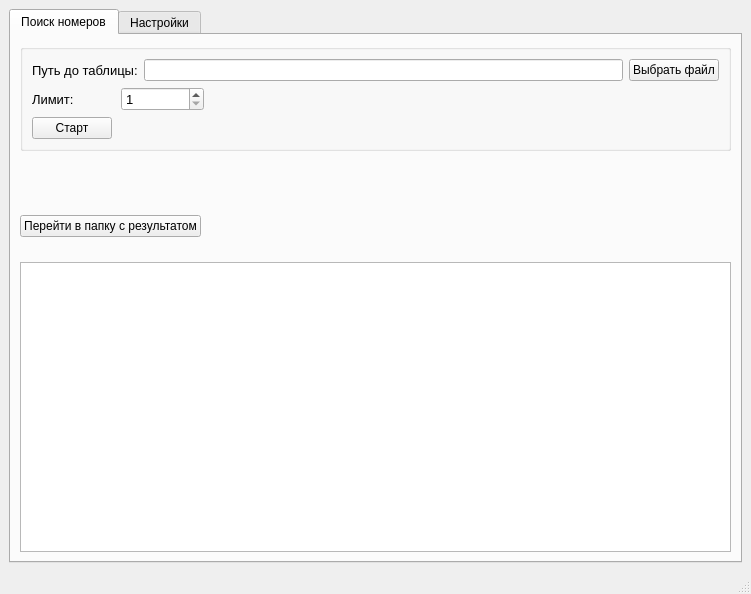
<?xml version="1.0" encoding="UTF-8"?>
<ui version="4.0">
 <class>MainWindow</class>
 <widget class="QMainWindow" name="MainWindow">
  <property name="geometry">
   <rect>
    <x>0</x>
    <y>0</y>
    <width>751</width>
    <height>594</height>
   </rect>
  </property>
  <property name="windowTitle">
   <string>MainWindow</string>
  </property>
  <widget class="QWidget" name="centralwidget">
   <layout class="QGridLayout" name="gridLayout_2">
    <item row="0" column="0">
     <widget class="QTabWidget" name="tabWidget">
      <property name="currentIndex">
       <number>0</number>
      </property>
      <widget class="QWidget" name="tab">
       <attribute name="title">
        <string>Поиск номеров</string>
       </attribute>
       <layout class="QGridLayout" name="gridLayout_3">
        <item row="0" column="0">
         <layout class="QVBoxLayout" name="verticalLayout_2" stretch="5,3,1,1,15">
          <item>
           <widget class="QGroupBox" name="groupBox">
            <property name="title">
             <string/>
            </property>
            <layout class="QGridLayout" name="gridLayout">
             <item row="0" column="0">
              <layout class="QHBoxLayout" name="horizontalLayout">
               <item>
                <widget class="QLabel" name="label_2">
                 <property name="font">
                  <font>
                   <pointsize>10</pointsize>
                  </font>
                 </property>
                 <property name="text">
                  <string>Путь до таблицы:</string>
                 </property>
                </widget>
               </item>
               <item>
                <widget class="QLineEdit" name="Path_lineEdit">
                 <property name="readOnly">
                  <bool>true</bool>
                 </property>
                </widget>
               </item>
               <item>
                <widget class="QPushButton" name="FileBrowse_Button">
                 <property name="text">
                  <string>Выбрать файл</string>
                 </property>
                 <property name="icon">
                  <iconset theme="QIcon::ThemeIcon::DocumentPageSetup"/>
                 </property>
                </widget>
               </item>
              </layout>
             </item>
             <item row="1" column="0">
              <layout class="QHBoxLayout" name="horizontalLayout_4" stretch="1,3">
               <item>
                <layout class="QVBoxLayout" name="verticalLayout">
                 <item>
                  <spacer name="verticalSpacer_4">
                   <property name="orientation">
                    <enum>Qt::Orientation::Vertical</enum>
                   </property>
                   <property name="sizeHint" stdset="0">
                    <size>
                     <width>20</width>
                     <height>17</height>
                    </size>
                   </property>
                  </spacer>
                 </item>
                 <item>
                  <layout class="QHBoxLayout" name="horizontalLayout_2">
                   <item>
                    <widget class="QLabel" name="label">
                     <property name="font">
                      <font>
                       <pointsize>10</pointsize>
                      </font>
                     </property>
                     <property name="text">
                      <string>Лимит:</string>
                     </property>
                    </widget>
                   </item>
                   <item>
                    <widget class="QSpinBox" name="Limit_spinBox">
                     <property name="font">
                      <font>
                       <pointsize>10</pointsize>
                      </font>
                     </property>
                     <property name="minimum">
                      <number>1</number>
                     </property>
                     <property name="maximum">
                      <number>9999</number>
                     </property>
                     <property name="value">
                      <number>1</number>
                     </property>
                    </widget>
                   </item>
                  </layout>
                 </item>
                 <item>
                  <spacer name="verticalSpacer_3">
                   <property name="orientation">
                    <enum>Qt::Orientation::Vertical</enum>
                   </property>
                   <property name="sizeHint" stdset="0">
                    <size>
                     <width>20</width>
                     <height>17</height>
                    </size>
                   </property>
                  </spacer>
                 </item>
                 <item>
                  <layout class="QHBoxLayout" name="horizontalLayout_3">
                   <item>
                    <widget class="QPushButton" name="Start_Button">
                     <property name="text">
                      <string>Старт</string>
                     </property>
                    </widget>
                   </item>
                   <item>
                    <spacer name="horizontalSpacer">
                     <property name="orientation">
                      <enum>Qt::Orientation::Horizontal</enum>
                     </property>
                     <property name="sizeHint" stdset="0">
                      <size>
                       <width>40</width>
                       <height>20</height>
                      </size>
                     </property>
                    </spacer>
                   </item>
                  </layout>
                 </item>
                </layout>
               </item>
               <item>
                <spacer name="horizontalSpacer_3">
                 <property name="orientation">
                  <enum>Qt::Orientation::Horizontal</enum>
                 </property>
                 <property name="sizeHint" stdset="0">
                  <size>
                   <width>40</width>
                   <height>20</height>
                  </size>
                 </property>
                </spacer>
               </item>
              </layout>
             </item>
            </layout>
           </widget>
          </item>
          <item>
           <spacer name="verticalSpacer">
            <property name="orientation">
             <enum>Qt::Orientation::Vertical</enum>
            </property>
            <property name="sizeHint" stdset="0">
             <size>
              <width>20</width>
              <height>40</height>
             </size>
            </property>
           </spacer>
          </item>
          <item>
           <layout class="QHBoxLayout" name="horizontalLayout_5">
            <item>
             <widget class="QPushButton" name="ToDir_Button">
              <property name="text">
               <string>Перейти в папку с результатом</string>
              </property>
              <property name="icon">
               <iconset theme="folder-open"/>
              </property>
             </widget>
            </item>
            <item>
             <spacer name="horizontalSpacer_2">
              <property name="orientation">
               <enum>Qt::Orientation::Horizontal</enum>
              </property>
              <property name="sizeHint" stdset="0">
               <size>
                <width>40</width>
                <height>20</height>
               </size>
              </property>
             </spacer>
            </item>
           </layout>
          </item>
          <item>
           <spacer name="verticalSpacer_2">
            <property name="orientation">
             <enum>Qt::Orientation::Vertical</enum>
            </property>
            <property name="sizeHint" stdset="0">
             <size>
              <width>20</width>
              <height>40</height>
             </size>
            </property>
           </spacer>
          </item>
          <item>
           <widget class="QTextBrowser" name="Logs_textBrowser"/>
          </item>
         </layout>
        </item>
       </layout>
      </widget>
      <widget class="QWidget" name="tab_2">
       <attribute name="title">
        <string>Настройки</string>
       </attribute>
       <layout class="QGridLayout" name="gridLayout_9">
        <item row="1" column="2">
         <spacer name="horizontalSpacer_5">
          <property name="orientation">
           <enum>Qt::Orientation::Horizontal</enum>
          </property>
          <property name="sizeHint" stdset="0">
           <size>
            <width>196</width>
            <height>20</height>
           </size>
          </property>
         </spacer>
        </item>
        <item row="0" column="1">
         <spacer name="verticalSpacer_6">
          <property name="orientation">
           <enum>Qt::Orientation::Vertical</enum>
          </property>
          <property name="sizeType">
           <enum>QSizePolicy::Policy::Minimum</enum>
          </property>
          <property name="sizeHint" stdset="0">
           <size>
            <width>20</width>
            <height>30</height>
           </size>
          </property>
         </spacer>
        </item>
        <item row="3" column="1">
         <spacer name="verticalSpacer_5">
          <property name="orientation">
           <enum>Qt::Orientation::Vertical</enum>
          </property>
          <property name="sizeHint" stdset="0">
           <size>
            <width>20</width>
            <height>166</height>
           </size>
          </property>
         </spacer>
        </item>
        <item row="1" column="1">
         <layout class="QGridLayout" name="gridLayout_8">
          <item row="0" column="0">
           <widget class="QGroupBox" name="groupBox_2">
            <property name="font">
             <font>
              <pointsize>12</pointsize>
              <bold>true</bold>
             </font>
            </property>
            <property name="title">
             <string>Telegram</string>
            </property>
            <layout class="QGridLayout" name="gridLayout_7">
             <item row="0" column="0">
              <layout class="QGridLayout" name="gridLayout_6">
               <item row="0" column="0">
                <widget class="QLabel" name="label_3">
                 <property name="font">
                  <font>
                   <pointsize>11</pointsize>
                   <italic>false</italic>
                   <bold>false</bold>
                  </font>
                 </property>
                 <property name="text">
                  <string>App api_id:</string>
                 </property>
                </widget>
               </item>
               <item row="0" column="1">
                <widget class="QLineEdit" name="api_id_tg_lineEdit">
                 <property name="font">
                  <font>
                   <pointsize>11</pointsize>
                   <bold>false</bold>
                  </font>
                 </property>
                </widget>
               </item>
               <item row="1" column="0">
                <widget class="QLabel" name="label_4">
                 <property name="font">
                  <font>
                   <pointsize>11</pointsize>
                   <italic>false</italic>
                   <bold>false</bold>
                  </font>
                 </property>
                 <property name="text">
                  <string>App api_hash:</string>
                 </property>
                </widget>
               </item>
               <item row="1" column="1">
                <widget class="QLineEdit" name="api_hash_tg_lineEdit">
                 <property name="font">
                  <font>
                   <pointsize>11</pointsize>
                   <bold>false</bold>
                  </font>
                 </property>
                </widget>
               </item>
               <item row="2" column="0">
                <widget class="QLabel" name="label_9">
                 <property name="font">
                  <font>
                   <pointsize>11</pointsize>
                   <italic>false</italic>
                   <bold>false</bold>
                  </font>
                 </property>
                 <property name="text">
                  <string>Tg Bot:</string>
                 </property>
                </widget>
               </item>
               <item row="2" column="1">
                <widget class="QLineEdit" name="bot_id_lineEdit">
                 <property name="font">
                  <font>
                   <pointsize>11</pointsize>
                   <bold>false</bold>
                  </font>
                 </property>
                </widget>
               </item>
              </layout>
             </item>
            </layout>
           </widget>
          </item>
          <item row="1" column="0">
           <widget class="QGroupBox" name="groupBox_3">
            <property name="font">
             <font>
              <pointsize>12</pointsize>
              <bold>true</bold>
             </font>
            </property>
            <property name="title">
             <string>Dadata</string>
            </property>
            <layout class="QGridLayout" name="gridLayout_5">
             <item row="0" column="0">
              <layout class="QGridLayout" name="gridLayout_4">
               <item row="0" column="0">
                <widget class="QLabel" name="label_7">
                 <property name="font">
                  <font>
                   <pointsize>11</pointsize>
                   <italic>false</italic>
                   <bold>false</bold>
                  </font>
                 </property>
                 <property name="text">
                  <string>API-ключ:</string>
                 </property>
                </widget>
               </item>
               <item row="0" column="1">
                <widget class="QLineEdit" name="api_key_dd_lineEdit">
                 <property name="font">
                  <font>
                   <pointsize>11</pointsize>
                   <bold>false</bold>
                  </font>
                 </property>
                </widget>
               </item>
               <item row="1" column="0">
                <widget class="QLabel" name="label_8">
                 <property name="font">
                  <font>
                   <pointsize>11</pointsize>
                   <italic>false</italic>
                   <bold>false</bold>
                  </font>
                 </property>
                 <property name="text">
                  <string>Секретный ключ:</string>
                 </property>
                </widget>
               </item>
               <item row="1" column="1">
                <widget class="QLineEdit" name="api_secret_key_dd_lineEdit">
                 <property name="font">
                  <font>
                   <pointsize>11</pointsize>
                   <bold>false</bold>
                  </font>
                 </property>
                </widget>
               </item>
              </layout>
             </item>
            </layout>
           </widget>
          </item>
         </layout>
        </item>
        <item row="1" column="0">
         <spacer name="horizontalSpacer_4">
          <property name="orientation">
           <enum>Qt::Orientation::Horizontal</enum>
          </property>
          <property name="sizeHint" stdset="0">
           <size>
            <width>197</width>
            <height>20</height>
           </size>
          </property>
         </spacer>
        </item>
        <item row="2" column="1">
         <widget class="QPushButton" name="SaveButton">
          <property name="text">
           <string>Сохранить изменения</string>
          </property>
         </widget>
        </item>
       </layout>
      </widget>
     </widget>
    </item>
   </layout>
  </widget>
  <widget class="QMenuBar" name="menubar">
   <property name="geometry">
    <rect>
     <x>0</x>
     <y>0</y>
     <width>751</width>
     <height>22</height>
    </rect>
   </property>
  </widget>
  <widget class="QStatusBar" name="statusbar"/>
 </widget>
 <resources/>
 <connections/>
</ui>
